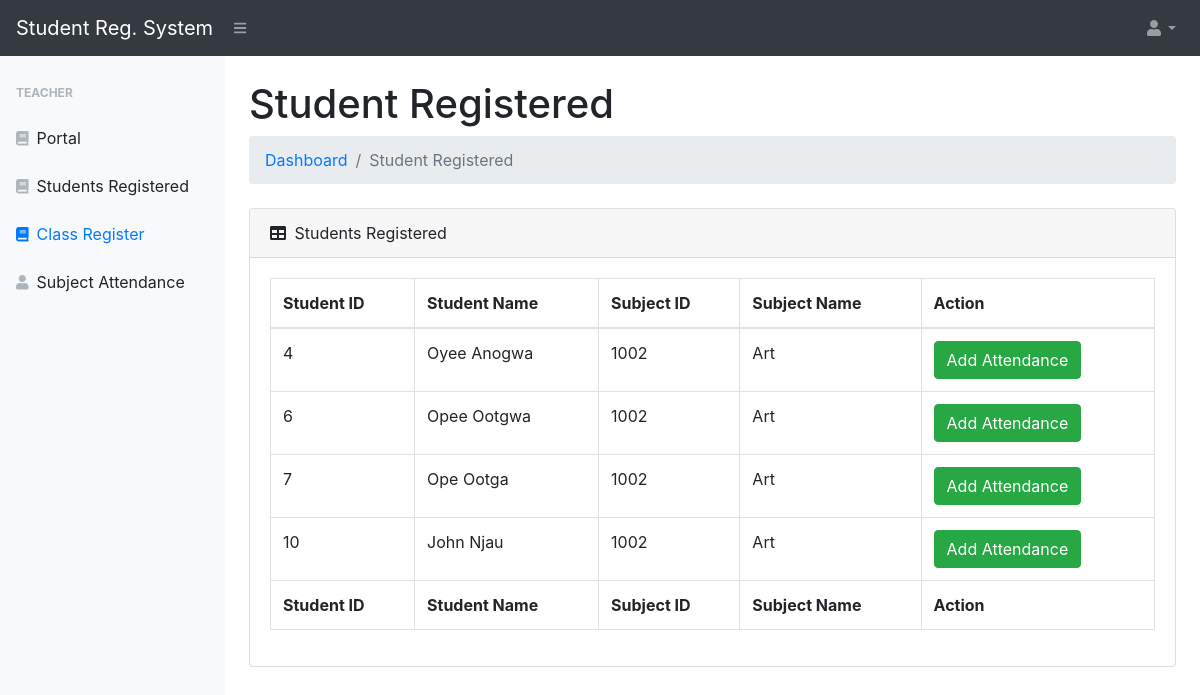
Screenshot of /dist/teacher/students_register.php (signed in) with the database file from the repository.
### tables this page shows
CREATE TABLE `student` (
  `student_id` int(11) NOT NULL,
  `student_name` varchar(60) NOT NULL,
  `email` varchar(60) NOT NULL,
  `dob` date NOT NULL,
  `password` varchar(60) NOT NULL,
  `subid` int(10) NOT NULL
);

CREATE TABLE `subject` (
  `id` int(10) NOT NULL,
  `subid` int(10) NOT NULL,
  `subname` varchar(60) NOT NULL,
  `subtime` time NOT NULL,
  `subday` varchar(10) NOT NULL
);

### dist/teacher/students_register.php (the view, shortened to what this page needs)
?><!DOCTYPE html>
<html lang="en">
<head>
    <link href="../css/styles.css" rel="stylesheet" />
    <link href="https://cdn.datatables.net/1.10.20/css/dataTables.bootstrap4.min.css" rel="stylesheet" />
</head>
<body class="sb-nav-fixed">
<?php include 'navbar.php';?>
<div id="layoutSidenav_content">
    <main>
        <div class="container-fluid">
            <h1 class="mt-4">Student Registered</h1>
            <ol class="breadcrumb mb-4">
                <li class="breadcrumb-item"><a href="../admin/index.php">Dashboard</a></li>
                <li class="breadcrumb-item active">Student Registered</li>
            </ol>
            <div class="card mb-4">
                <div class="card-header">
                    <i class="fas fa-table mr-1"></i>
                    Students Registered
                </div>
                <div class="card-body">
                    <div class="table-responsive">
                        <table class="table table-bordered" id="dataTableAdd" cellspacing="0">
                            <thead>
                            <tr>
                                <th>Student ID</th>
                                <th>Student Name</th>
                                <th>Subject ID</th>
                                <th>Subject Name</th>
                                <th>Action</th>
                            </tr>
                            </thead>
                            <tfoot>
                            <tr>
                                <th>Student ID</th>
                                <th>Student Name</th>
                                <th>Subject ID</th>
                                <th>Subject Name</th>
                                <th>Action</th>
                            </tr>
                            </tfoot>
                            <tbody>
                            <?php include '../conn.php';
                            $sql = "select * from student inner join teacher
                             on student.subid = teacher.subid INNER JOIN `subject` on subject.subid=teacher.subid where teacher.email ='".$_SESSION['email']."'";
                            if($result =mysqli_query($link,$sql)){
                                while($row = mysqli_fetch_array($result)){
                                    echo "<tr>";
                                    echo "<td>". $row['student_id']."</td>";
                                    echo "<td>". $row['student_name'] ."</td>";
                                    echo "<td>". $row['subid'] ."</td>";
                                    echo "<td>". $row['subname'] ."</td>";
                                    echo "<td> <button class='btn btn-success' data-toggle='modal' data-target='#editmodal'>Add Attendance</button></td>";
                                    echo "</tr>";
                                }}?>
                                                            </tbody>
                                                        </table>
                    </div>
                                                    </div>
                                                </div>
                                            </div>
                                        </div>
                                    </div><br/>
</body>
</html>

### dist/teacher/navbar.php (shortened to what this page needs)
<nav class="sb-topnav navbar navbar-expand navbar-dark bg-dark">
    <a class="navbar-brand" href="index.php">Student Reg. System</a>
    <button class="btn btn-link btn-sm order-1 order-lg-0" id="sidebarToggle" href="#"><i class="fas fa-bars"></i></button>
    <ul class="navbar-nav ml-auto ml-md-0">
        <li class="nav-item dropdown">
            <a class="nav-link dropdown-toggle" id="userDropdown" role="button" data-toggle="dropdown" aria-haspopup="true" aria-expanded="false"><i class="fas fa-user fa-fw"></i></a>
        </li>
    </ul>
</nav>
<div id="layoutSidenav">
    <div id="layoutSidenav_nav">
        <nav class="sb-sidenav accordion sb-sidenav-light" id="sidenavAccordion">
            <div class="sb-sidenav-menu">
                <div class="nav">
                    <div class="sb-sidenav-menu-heading">Teacher</div>
                    <a class="nav-link" href="index.php">
                        <div class="sb-nav-link-icon"><i class="fas fa-book"></i></div>
                        Portal
                    </a>
                    <a class="nav-link" href="students_registered.php">
                        <div class="sb-nav-link-icon"><i class="fas fa-book"></i></div>
                        Students Registered
                    </a>
                    <a class="nav-link" href="students_register.php">
                        <div class="sb-nav-link-icon"><i class="fas fa-book"></i></div>
                        Class Register
                    </a>
                    <a class="nav-link" href="subject_attendance.php">
                        <div class="sb-nav-link-icon"><i class="fas fa-user"></i></div>
                        Subject Attendance
                    </a>
                </div>
            </div>
        </nav>
    </div>

### rows the page displays
student: student_id "4", student_name "Oyee Anogwa", subject.subid "1002", subject.subname "Art"
student: student_id "6", student_name "Opee Ootgwa", subject.subid "1002", subject.subname "Art"
student: student_id "7", student_name "Ope Ootga", subject.subid "1002", subject.subname "Art"
student: student_id "10", student_name "John Njau", subject.subid "1002", subject.subname "Art"
